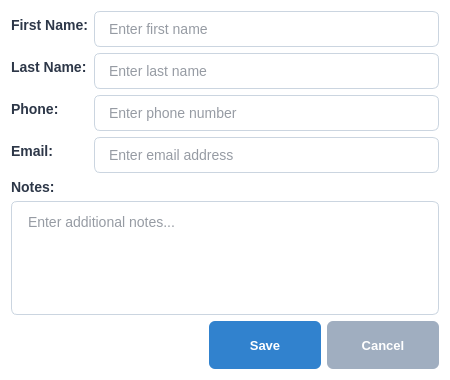
<?xml version="1.0" encoding="UTF-8"?>
<ui version="4.0">
 <class>ContactDialog</class>
 <widget class="QDialog" name="ContactDialog">
  <property name="geometry">
   <rect>
    <x>0</x>
    <y>0</y>
    <width>450</width>
    <height>380</height>
   </rect>
  </property>
  <property name="minimumSize">
   <size>
    <width>450</width>
    <height>380</height>
   </size>
  </property>
  <property name="windowTitle">
   <string>Contact</string>
  </property>
  <property name="styleSheet">
   <string notr="true">/* Light Theme - Modern UI/UX */
QDialog {
    background: #ffffff;
    color: #2d3748;
    font-family: 'Segoe UI', system-ui, sans-serif;
}

QLabel {
    color: #2d3748;
    font-size: 14px;
    font-weight: 600;
}

QLineEdit, QPlainTextEdit {
    border: 1px solid #cbd5e0;
    border-radius: 6px;
    padding: 8px 12px;
    font-size: 14px;
    background: #ffffff;
    color: #2d3748;
    selection-background-color: #3182ce;
}

QLineEdit:focus, QPlainTextEdit:focus {
    border-color: #3182ce;
    outline: none;
}

QPlainTextEdit {
    min-height: 80px;
}

QPushButton {
    border: none;
    border-radius: 6px;
    padding: 8px 16px;
    font-size: 13px;
    font-weight: 600;
    min-height: 32px;
    min-width: 80px;
}

QPushButton:hover {
    transform: translateY(-1px);
}

QPushButton:pressed {
    transform: translateY(0px);
}

#saveButton {
    background: #3182ce;
    color: #ffffff;
}

#saveButton:hover {
    background: #2c5aa0;
}

#cancelButton {
    background: #a0aec0;
    color: #ffffff;
}

#cancelButton:hover {
    background: #718096;
}</string>
  </property>
  <layout class="QVBoxLayout" name="verticalLayout" >
   <item>
    <layout class="QFormLayout" name="formLayout" >
     <item row="0" column="0">
      <widget class="QLabel" name="firstNameLabel">
       <property name="text">
        <string>First Name:</string>
       </property>
      </widget>
     </item>
     <item row="0" column="1">
      <widget class="QLineEdit" name="firstNameEdit">
       <property name="placeholderText">
        <string>Enter first name</string>
       </property>
      </widget>
     </item>
     <item row="1" column="0">
      <widget class="QLabel" name="lastNameLabel">
       <property name="text">
        <string>Last Name:</string>
       </property>
      </widget>
     </item>
     <item row="1" column="1">
      <widget class="QLineEdit" name="lastNameEdit">
       <property name="placeholderText">
        <string>Enter last name</string>
       </property>
      </widget>
     </item>
     <item row="2" column="0">
      <widget class="QLabel" name="phoneLabel">
       <property name="text">
        <string>Phone:</string>
       </property>
      </widget>
     </item>
     <item row="2" column="1">
      <widget class="QLineEdit" name="phoneEdit">
       <property name="placeholderText">
        <string>Enter phone number</string>
       </property>
      </widget>
     </item>
     <item row="3" column="0">
      <widget class="QLabel" name="emailLabel">
       <property name="text">
        <string>Email:</string>
       </property>
      </widget>
     </item>
     <item row="3" column="1">
      <widget class="QLineEdit" name="emailEdit">
       <property name="placeholderText">
        <string>Enter email address</string>
       </property>
      </widget>
     </item>
    </layout>
   </item>
   <item>
    <widget class="QLabel" name="notesLabel">
     <property name="text">
      <string>Notes:</string>
     </property>
    </widget>
   </item>
   <item>
    <widget class="QPlainTextEdit" name="notesEdit">
     <property name="placeholderText">
      <string>Enter additional notes...</string>
     </property>
    </widget>
   </item>
   <item>
    <layout class="QHBoxLayout" name="horizontalLayout">
     <item>
      <spacer name="horizontalSpacer">
       <property name="orientation">
        <enum>Qt::Horizontal</enum>
       </property>
       <property name="sizeHint" stdset="0">
        <size>
         <width>40</width>
         <height>20</height>
        </size>
       </property>
      </spacer>
     </item>
     <item>
      <widget class="QPushButton" name="saveButton">
       <property name="text">
        <string>Save</string>
       </property>
       <property name="minimumSize">
        <size>
         <width>80</width>
         <height>32</height>
        </size>
       </property>
       <property name="default">
        <bool>true</bool>
       </property>
      </widget>
     </item>
     <item>
      <widget class="QPushButton" name="cancelButton">
       <property name="text">
        <string>Cancel</string>
       </property>
       <property name="minimumSize">
        <size>
         <width>80</width>
         <height>32</height>
        </size>
       </property>
      </widget>
     </item>
    </layout>
   </item>
  </layout>
 </widget>
 <resources/>
 <connections/>
</ui>
